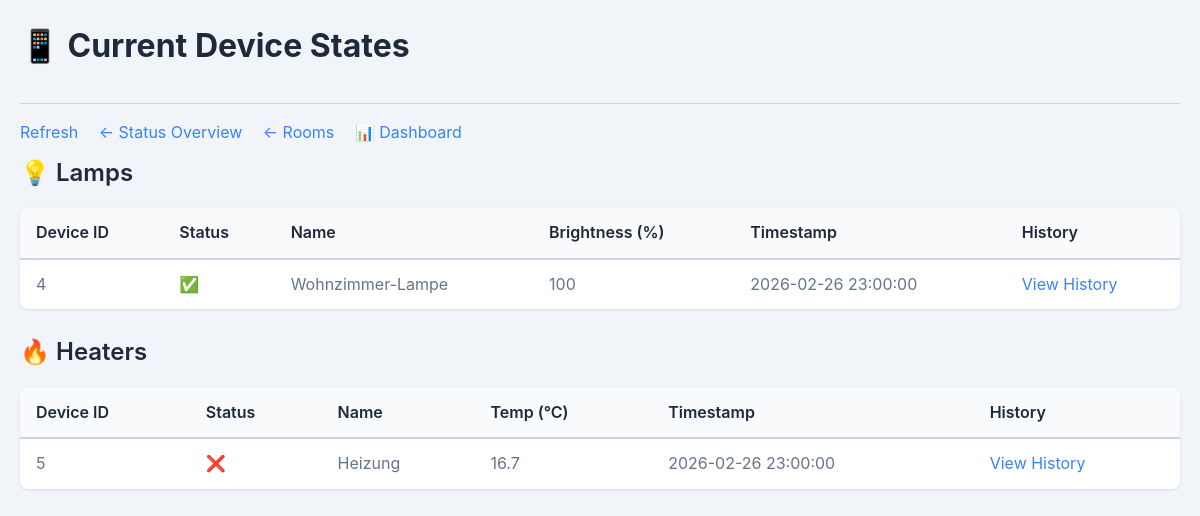
The app's page /status/events/all_devices with its own data.
### tables this page shows
CREATE TABLE device_event_log (
    event_id   INTEGER PRIMARY KEY AUTOINCREMENT,
    device_id INTEGER,
    device_name TEXT NOT NULL DEFAULT '',
    device_type TEXT NOT NULL DEFAULT '',
    device_status BOOLEAN NOT NULL DEFAULT 0,
    event_timestamp TEXT NOT NULL DEFAULT '',
    temp_value INTEGER,
    brightness_value INTEGER,
    FOREIGN KEY (device_id) REFERENCES devices(device_id),
    FOREIGN KEY (device_name) REFERENCES devices(device_name),
    FOREIGN KEY (device_status) REFERENCES devices(device_status),
    FOREIGN KEY (device_type) REFERENCES devices(device_type)
);

### status_api.py (the view)
@router.get("/events/all_devices", response_class=HTMLResponse)
async def get_all_devices(request: Request):
    print(f"[DEBUG] Route /status/events/all_devices wurde aufgerufen")
    conn, curs = get_db()
    try:
        curs.execute("""
            SELECT *
            FROM device_event_log d
            WHERE event_id = (
                SELECT MAX(event_id) FROM device_event_log WHERE device_id = d.device_id
            )
            ORDER BY device_id
        """)
        events = curs.fetchall()
        print(f"[DEBUG] {len(events)} Events gefunden")
    except sqlite3.OperationalError as e:
        print(f"[DEBUG] SQL Error: {e}")
        events = []
    finally:
        conn.close()
    if not events:
        return RedirectResponse("/list", status_code=303)
    return templates.TemplateResponse(
        "status/all/devices.html",
        {"request": request, "events": events}
    )

### templates/status/all/devices.html (shortened to what this page needs)
<!DOCTYPE html>
<html>
<head>
    <link rel="stylesheet" href="/static/style.css">
</head>
<body>
    <h1>📱 Current Device States</h1>
    <div class="navigation-links">
        <a href="/status/events/all_devices">Refresh</a>
        <a href="/status/events">← Status Overview</a>
        <a href="/list">← Rooms</a>
        <a href="/dashboard">📊 Dashboard</a>
    </div>
    {% if events %}
        <h2>💡 Lamps</h2>
        {% set lamps = events | selectattr("device_type", "equalto", "Lamp") | list %}
        {% if lamps %}
        <table>
            <thead>
                <tr>
                    <th>Device ID</th>
                    <th>Status</th>
                    <th>Name</th>
                    <th>Brightness (%)</th>
                    <th>Timestamp</th>
                    <th>History</th>
                </tr>
            </thead>
            <tbody>
                {% for e in lamps %}
                <tr>
                    <td>{{ e["device_id"] }}</td>
                    <td>{{ "✅" if e["device_status"] else "❌" }}</td>
                    <td>{{ e["device_name"] }}</td>
                    <td>{{ e["brightness_value"] }}</td>
                    <td>{{ e["event_timestamp"] }}</td>
                    <td><a href="/status/events/device/history/{{ e['device_id'] }}">View History</a></td>
                </tr>
                {% endfor %}
            </tbody>
        </table>
        {% else %}
        <p>No lamps found.</p>
        {% endif %}
        <h2>🔥 Heaters</h2>
        {% set heaters = events | selectattr("device_type", "equalto", "Heater") | list %}
        {% if heaters %}
        <table>
            <thead>
                <tr>
                    <th>Device ID</th>
                    <th>Status</th>
                    <th>Name</th>
                    <th>Temp (°C)</th>
                    <th>Timestamp</th>
                    <th>History</th>
                </tr>
            </thead>
            <tbody>
                {% for e in heaters %}
                <tr>
                    <td>{{ e["device_id"] }}</td>
                    <td>{{ "✅" if e["device_status"] else "❌" }}</td>
                    <td>{{ e["device_name"] }}</td>
                    <td>{{ e["temp_value"] }}</td>
                    <td>{{ e["event_timestamp"] }}</td>
                    <td><a href="/status/events/device/history/{{ e['device_id'] }}">View History</a></td>
                </tr>
                {% endfor %}
            </tbody>
        </table>
        {% else %}
        <p>No heaters found.</p>
        {% endif %}
    {% else %}
    <div class="no-data">
        <p>No events found.</p>
    </div>
    {% endif %}
</body>
</html>

### static/style.css (style rules this page uses)
:root { --primary-color: #3b82f6; --primary-hover: #2563eb; --success-color: #10b981; --danger-color: #ef4444; --warning-color: #f59e0b; --bg-color: #f1f5f9; --card-bg: #ffffff; --text-primary: #1e293b; --text-secondary: #64748b; --border-color: #cbd5e1; --shadow-sm: 0 1px 3px 0 rgba(0, 0, 0, 0.1); --shadow-md: 0 4px 6px -1px rgba(0, 0, 0, 0.1); --shadow-lg: 0 10px 15px -3px rgba(0, 0, 0, 0.1); --radius: 8px; }
* { margin: 0; padding: 0; box-sizing: border-box; }
body { font-family: -apple-system, BlinkMacSystemFont, 'Segoe UI', Roboto, 'Helvetica Neue', Arial, sans-serif; background-color: var(--bg-color); color: var(--text-primary); line-height: 1.6; padding: 20px; max-width: 1400px; margin: 0 auto; }
h1 { font-size: 2rem; font-weight: 700; margin-bottom: 1.5rem; color: var(--text-primary); }
h2 { font-size: 1.5rem; font-weight: 600; margin-bottom: 1rem; color: var(--text-primary); }
a { color: var(--primary-color); text-decoration: none; transition: color 0.2s; }
.navigation-links { margin-top: 2rem; padding-top: 1rem; border-top: 1px solid var(--border-color); }
.navigation-links a { display: inline-block; margin-right: 1rem; margin-bottom: 0.5rem; }
table { width: 100%; border-collapse: collapse; background: var(--card-bg); border-radius: var(--radius); overflow: hidden; box-shadow: var(--shadow-sm); margin-bottom: 1.5rem; }
thead { background-color: #f8fafc; }
th { padding: 0.75rem 1rem; text-align: left; font-weight: 600; color: var(--text-primary); border-bottom: 2px solid var(--border-color); }
td { padding: 0.75rem 1rem; border-bottom: 1px solid var(--border-color); color: var(--text-secondary); }
tr:last-child td { border-bottom: none; }

### records on screen
device_event_log: device_id "4", device_status "✅", device_name "Wohnzimmer-Lampe", brightness_value "100", event_timestamp "2026-02-26 23:00:00"
device_event_log: device_id "5", device_status "❌", device_name "Heizung", temp_value "16.7", event_timestamp "2026-02-26 23:00:00"
